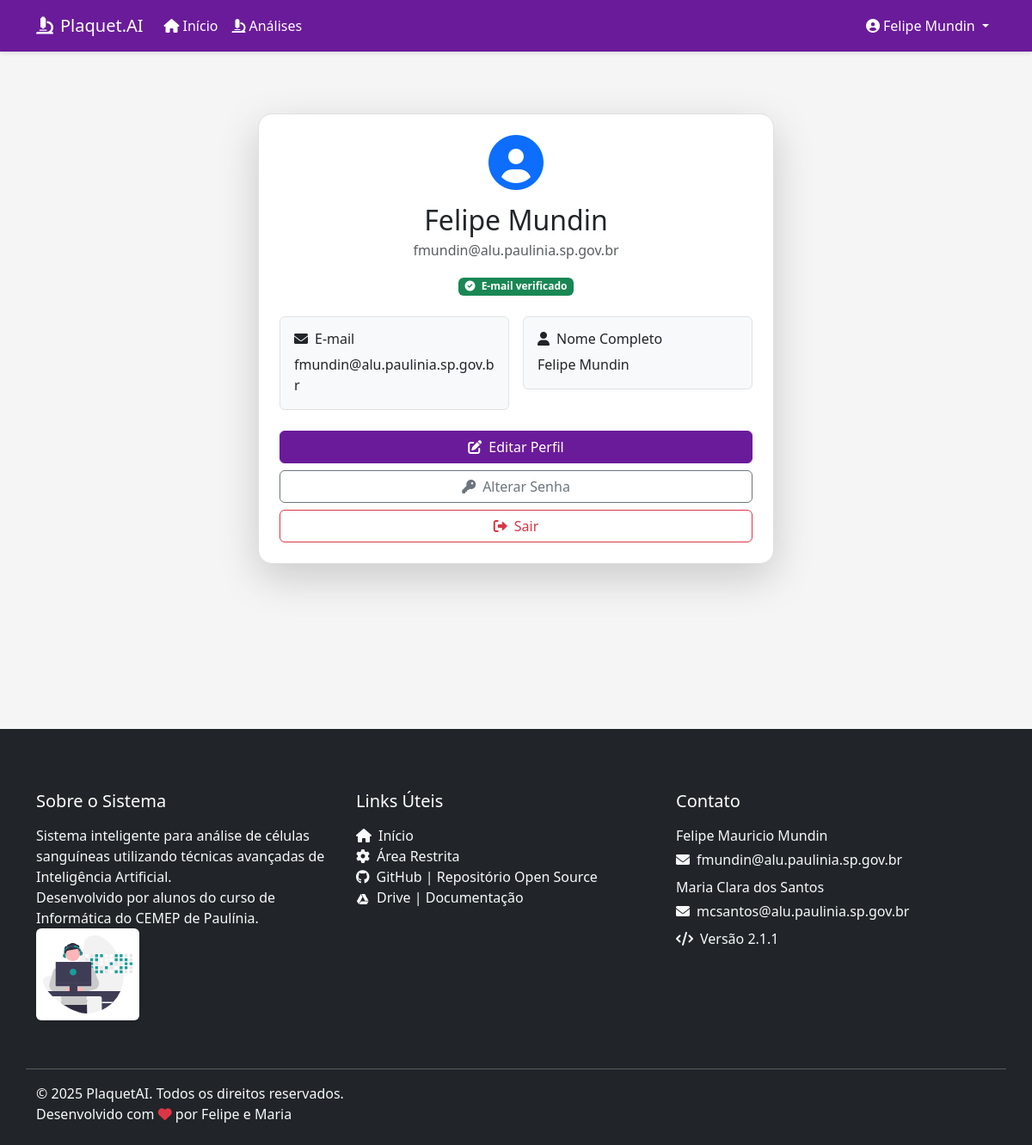
The app's page /accounts/profile/ (signed in), older data.
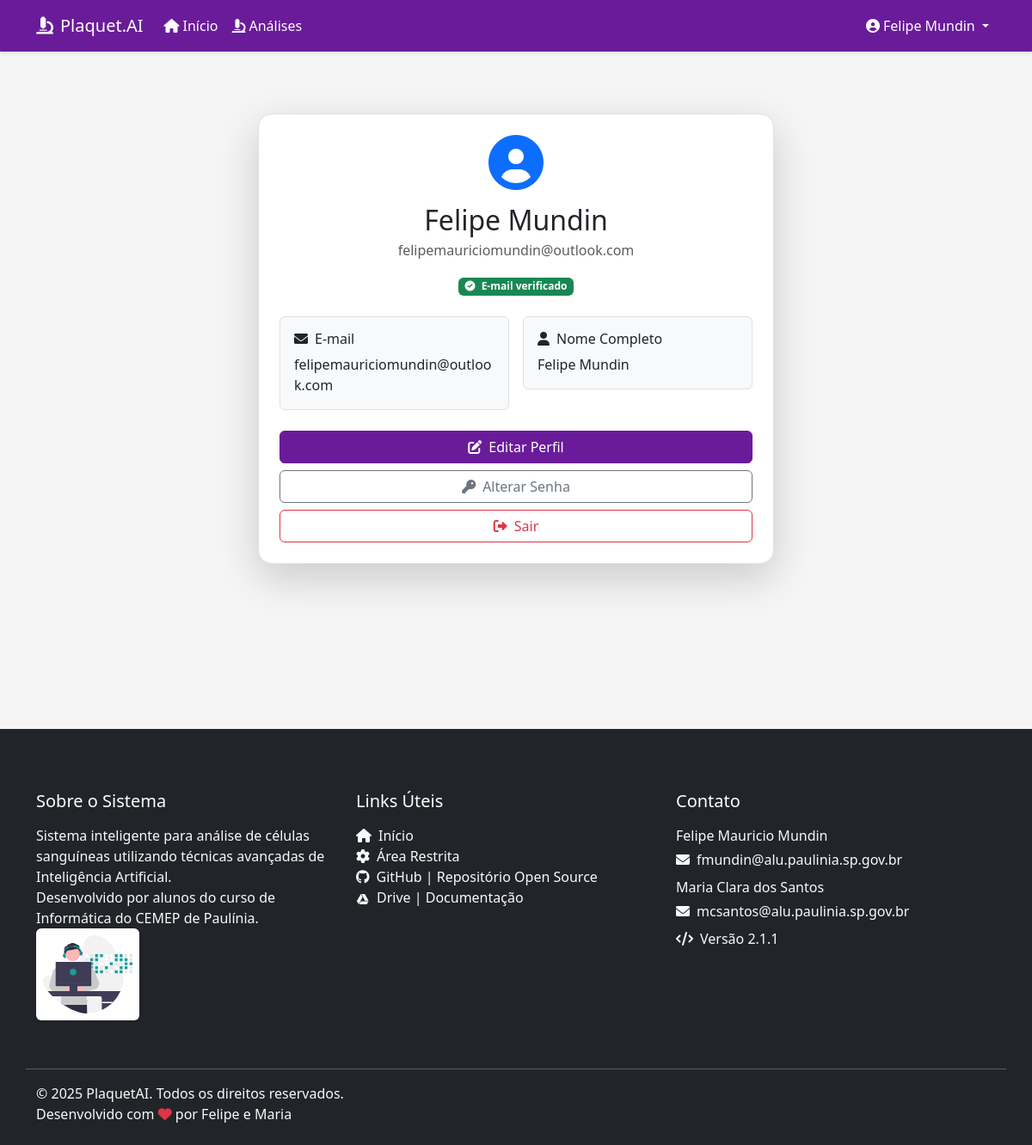
The same page, newer data.
### accounts/models.py (models this page shows, shortened)
class CustomUser(AbstractUser):
    username = None
    email = models.EmailField(_('e-mail'), unique=True)
    nome = models.CharField(_('nome completo'), max_length=150, blank=True)
    email_confirmado = models.BooleanField(default=False)
    USERNAME_FIELD = 'email'
    REQUIRED_FIELDS = []
    objects = CustomUserManager()

### accounts/views.py (the view)
# urls.py: path('profile/', views.profile, name='profile'),
@login_required
def profile(request):
    return render(request, 'accounts/profile.html', {'user': request.user})

### accounts/templates/accounts/profile.html (shortened to what this page needs)
{% extends 'base.html' %}
{% load i18n %}
{% block content %}
<div class="container d-flex justify-content-center align-items-start py-5">
    <div class="card shadow-lg" style="max-width: 600px; width: 100%; border-radius: 1rem;">
        <div class="card-body p-4">
            <div class="text-center mb-4">
                <i class="fas fa-user-circle fa-4x text-primary mb-3"></i>
                <h2 class="mb-1">{{ user.nome|default:"Usuário" }}</h2>
                <p class="text-muted mb-3">{{ user.email }}</p>
                {% if user.email_confirmado %}
                    <span class="badge bg-success"><i class="fas fa-check-circle me-1"></i> E-mail verificado</span>
                {% else %}
                    <span class="badge bg-warning text-dark"><i class="fas fa-exclamation-circle me-1"></i> E-mail não verificado</span>
                {% endif %}
            </div>
            <div class="row g-3 mb-4">
                <div class="col-md-6">
                    <div class="p-3 border rounded bg-light">
                        <h6 class="mb-2"><i class="fas fa-envelope me-2"></i>E-mail</h6>
                        <p class="mb-0">{{ user.email }}</p>
                    </div>
                </div>
                <div class="col-md-6">
                    <div class="p-3 border rounded bg-light">
                        <h6 class="mb-2"><i class="fas fa-user me-2"></i>Nome Completo</h6>
                        <p class="mb-0">{{ user.nome|default:"Não informado" }}</p>
                    </div>
                </div>
            </div>
            <div class="d-grid gap-2">
                <a href="{% url 'accounts:profile_edit' %}" class="btn btn-primary">
                    <i class="fas fa-edit me-2"></i>Editar Perfil
                </a>
                <a href="{% url 'accounts:password_reset' %}" class="btn btn-outline-secondary">
                    <i class="fas fa-key me-2"></i>Alterar Senha
                </a>
                <a href="{% url 'accounts:logout' %}" class="btn btn-outline-danger">
                    <i class="fas fa-sign-out-alt me-2"></i>Sair
                </a>
            </div>
        </div>
    </div>
</div>
{% endblock %}

### templates/base.html (shortened to what this page needs)
{% load static %}
<!DOCTYPE html>
<html lang="pt-br" data-theme="light">
<head>
    <link href="https://cdn.jsdelivr.net/npm/bootstrap@5.3.3/dist/css/bootstrap.min.css" rel="stylesheet">
    <link rel="stylesheet" href="https://cdnjs.cloudflare.com/ajax/libs/font-awesome/6.0.0/css/all.min.css">
    <link rel="stylesheet" href="{% static 'css/styles.css' %}">
</head>
<body>
     {% if not login %}
    <nav class="navbar navbar-expand-lg navbar-custom">
        <div class="container">
            <a class="navbar-brand" href="{% url 'Analises:analises' %}">
                <i class="fas fa-microscope me-2"></i>Plaquet.AI
            </a>
            <div class="collapse navbar-collapse" id="navbarNav">
                <ul class="navbar-nav">
                    <li class="nav-item">
                        <a class="nav-link {% if request.resolver_match.url_name == 'index' %}active{% endif %}"
                            href="{% url 'Analises:index' %}">
                            <i class="fas fa-home me-1"></i>Início
                        </a>
                    </li>
                    <li class="nav-item">
                        <a class="nav-link {% if request.resolver_match.url_name == 'analises' %}active{% endif %}"
                            href="{% url 'Analises:analises' %}">
                            <i class="fas fa-microscope me-1"></i>Análises
                        </a>
                    </li>
                </ul>
                <ul class="navbar-nav ms-auto">
                    {% if user.is_authenticated %}
                    <li class="nav-item dropdown">
                        <a class="nav-link dropdown-toggle" href="#" id="userDropdown" role="button" data-bs-toggle="dropdown" aria-expanded="false">
                            <i class="fas fa-user-circle me-1"></i>{{ user.nome|default:user.email }}
                        </a>
                    </li>
                    {% endif %}
                </ul>
            </div>
        </div>
    </nav>
    {% endif %}
    <main class="main-content container my-4 animate-fade-in">
        {% block content %}{% endblock %}
    </main>
    <footer class="footer footer-custom">
        <div class="container">
            <div class="row">
                <div class="row g-4">
                    <div class="col-lg-4 mb-3">
                        <h5 class="text-white mb-3">Sobre o Sistema</h5>
                        <p class="text-light mb-0">Sistema inteligente para análise de células sanguíneas utilizando
                            técnicas avançadas de Inteligência Artificial.<br></p>
                        <p class="text-light mb-0">Desenvolvido por alunos do curso de Informática do CEMEP de Paulínia.
                        </p>
                        <p class="text-light mb-3">
                            <img src="{% static 'media/cemeplogoComfundo.svg' %}"
                                alt="CEMEP | Centro Municipal de Ensino Profissionalizante" width="120" height="auto"
                                class="img-fluid rounded shadow-sm"
                                style="background-color: white; padding: 8px; border-radius: 8px;">
                        </p>
                    </div>
                    <div class="col-lg-4 mb-3">
                        <h5 class="text-white mb-3">Links Úteis</h5>
                        <ul class="list-unstyled">
                            <li><a href="{% url 'Analises:analises' %}" class="text-light text-decoration-none"><i
                                        class="fas fa-home me-2"></i>Início</a></li>
                            <li><a href="{% url 'admin:index' %}" class="text-light text-decoration-none"><i
                                        class="fas fa-cog me-2"></i>Área Restrita</a></li>
                            <li><a href="https://github.com/fmMundin/Plaquet.AI.git" target="_blank"
                                    class="text-light text-decoration-none"><i class="fab fa-github me-2"></i>GitHub |
                                    Repositório Open Source</a>
                            </li>
                            <li><a href="https://drive.google.com/drive/folders/1DzWvNsW9IDBFCIvsOO2te7XabB-IMXyC?usp=drive_link"
                                    target="_blank" class="text-light text-decoration-none">
                                    <img src="{% static 'media/icons8-google-drive-50.png' %}" alt="Drive" class="me-2"
                                        style="width: 16px; height: 16px;">Drive | Documentação
                                </a></li>
                        </ul>
                    </div>
                    <div class="col-lg-4">
                        <h5 class="text-white mb-3">Contato</h5>
                        <p class="text-light mb-1">Felipe Mauricio Mundin</p>
                        <p class="text-light mb-2"><i class="fas fa-envelope me-2"></i>fmundin@alu.paulinia.sp.gov.br
                        </p>
                        <p class="text-light mb-1">Maria Clara dos Santos</p>
                        <p class="text-light mb-2"><i class="fas fa-envelope me-2"></i>mcsantos@alu.paulinia.sp.gov.br
                        </p>
                        <p class="text-light mb-0"><i class="fas fa-code me-2"></i>Versão 2.1.1</p>
                    </div>
                </div>
                <hr class="mt-4 mb-3 border-light">
                <div class="row align-items-center">
                    <div class="col-12" style="text-align: left;">
                        <p class="text-light mb-0">&copy; {% now 'Y' %} PlaquetAI. Todos os direitos reservados.</p>
                        <p class="text-light mb-0">
                            Desenvolvido com <i class="fas fa-heart text-danger"></i> por
                            <a href="https://github.com/seu-usuario" target="_blank"
                                class="text-light text-decoration-none">Felipe e Maria</a>
                        </p>
                    </div>
                </div>
            </div>
        </div>
    </footer>
</body>
</html>

### static/css/styles.css (style rules this page uses)
:root { --primary-color: #591288; --secondary-color: #3498DB; --accent-color: #E74C3C; --background-light: #ECF0F1; }
:root[data-theme="light"] { --primary-color: #6a1b9a; --secondary-color: #9c27b0; --accent-color: #e91e63; --background: #f5f5f5; --text-color: #333; --card-bg: #ffffff; --border-color: #e0e0e0; --table-stripe: #f8f3ff; }
body { background-color: var(--background); color: var(--text-color); transition: all 0.3s ease; }
.navbar-custom { background: var(--primary-color); box-shadow: 0 2px 4px rgba(0, 0, 0, 0.1); }
.navbar-custom .navbar-brand, .navbar-custom .nav-link { color: white !important; transition: color 0.3s ease; }
.footer-custom { background: var(--primary-color); color: white; padding: 1.5rem 0; }
.btn-primary { background-color: var(--primary-color); border-color: var(--primary-color); }
.card { background-color: var(--card-bg); border-color: var(--border-color); }
.animate-fade-in { animation: fadeIn 0.5s ease-in; }
.container { position: relative; z-index: 1; }

### templates/base.html (style rules this page uses)
body { min-height: 100vh; display: flex; flex-direction: column; }
.main-content { flex: 1 0 auto; min-height: calc(100vh - 60px); padding-bottom: 2rem; margin-bottom: 100vh; }
.navbar { height: 60px; position: sticky; top: 0; z-index: 1020; }
.footer { min-height: 400px; background-color: #212529 !important; position: relative; z-index: 1; }
.footer-custom { background-color: #212529 !important; color: white; }

Row changes from the older to the newer data that the page shows:
changed CustomUser "Felipe Mundin": email "fmundin@alu.paulinia.sp.gov.br" → "felipemauriciomundin@outlook.com"
